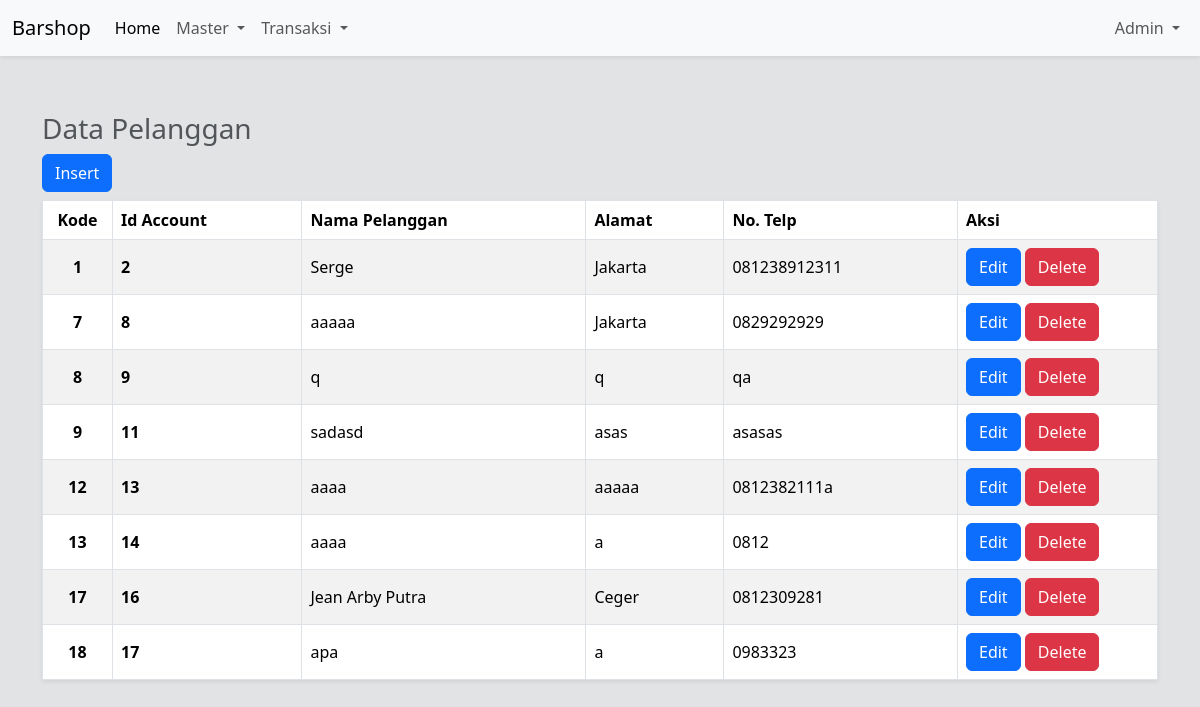
The app's page /admin/pelanggan/index.php (signed in) with its own data.
### tables this page shows
CREATE TABLE IF NOT EXISTS `pelanggan` (
  `kode` int(5) NOT NULL AUTO_INCREMENT,
  `id_account` int(5) DEFAULT NULL,
  `nama` varchar(30) NOT NULL,
  `alamat` varchar(30) NOT NULL,
  `no_telp` varchar(14) NOT NULL,
  PRIMARY KEY (`kode`) USING BTREE,
  UNIQUE KEY `id_account` (`id_account`),
  CONSTRAINT `FK_pelanggan_account` FOREIGN KEY (`id_account`) REFERENCES `user` (`id`) ON DELETE NO ACTION ON UPDATE NO ACTION
);

### app/models/Database.php (called while the page is built, shortened)
<?php
class Database
{
    public function __construct()
    {
        $this->db = mysqli_connect(self::HOST, self::USERNAME, self::PASSWORD, self::DATABASE);
    }
}

### app/controllers/PelangganController.php (called while the page is built, shortened)
<?php
class PelangganController extends Database
{
    function getAllPelanggan()
    {
        $query = "SELECT * FROM pelanggan";
        $result = mysqli_query($this->db, $query);
        return $result;
    }
}

### public/admin/pelanggan/index.php (the view, shortened to what this page needs)
<?php
$pelanggan = new PelangganController();
$user = new UserController();
$data = $pelanggan->getAllPelanggan();
?>
<!DOCTYPE html>
<html lang="en">
<head>
</head>
<body class="bg-secondary-subtle">
    <?php require_once BASE_PATH . '/template/navbar.php' ?>
    <div class="container mt-5">
        <table class="table table-striped table-bordered shadow-sm caption-top align-middle">
            <caption>
                <h3>Data Pelanggan</h3>
                <button type="button" class="btn btn-primary" data-bs-toggle="modal" data-bs-target="#staticBackdrop">
                    Insert
                </button>
            </caption>
            <thead>
                <tr>
                    <th scope="col" class="text-center">Kode</th>
                    <th scope="col">Id Account</th>
                    <th scope="col">Nama Pelanggan</th>
                    <th scope="col">Alamat</th>
                    <th scope="col">No. Telp</th>
                    <th scope="col">Aksi</th>
                </tr>
            </thead>
            <tbody>
                <?php while ($plg = mysqli_fetch_assoc($data)): ?>
                    <?php if (isset($_GET['edit']) && $_GET['edit'] == $plg['kode']): ?>
                        <tr>
                            <form action="?save=<?= $plg['kode'] ?>" method="post">
                                <th scope="row"><input type="text" class="form-control text-center" value="<?= $plg['kode'] ?>" disabled></th>
                                <th>
                                    <?php if ($plg['id_account'] == null): ?>
                                        <select name="id" id="id" class="form-select">
                                            <?php
                                            $dataUser = $user->getAllUser();
                                            while ($usr = mysqli_fetch_assoc($dataUser)): ?>
                                                <?php if ($usr['level'] == 'Pelanggan' && !(mysqli_num_rows($pelanggan->checkPelangganById($usr['id'])) > 0)): ?>
                                                    <option value="<?= $usr['id'] ?>"><?= $usr['username'] ?></option>
                                                <?php endif ?>
                                            <?php endwhile ?>
                                        <?php else: ?>
                                            <input type="text" name="id" class="form-control" value="<?= $plg['id_account'] ?>" disabled>
                                        </select>
                                    <?php endif ?>
                                </th>
                                <td><input type="text" class="form-control" name="nama" value="<?= $plg['nama'] ?>" required></td>
                                <td><input type="text" class="form-control" name="alamat" value="<?= $plg['alamat'] ?>" required></td>
                                <td><input type="tel" class="form-control" name="no_telp" value="<?= $plg['no_telp'] ?>" required></td>
                                <td>
                                    <button type="submit" class="btn btn-success">Save</button>
                                    <a href="?" class="btn btn-danger">Cancel</a>
                                </td>
                            </form>
                        </tr>
                    <?php else: ?>
                        <tr>
                            <th scope="row" class="text-center" style="width: 70px;"><?= $plg['kode'] ?></th>
                            <th scope="row"><?= $plg['id_account'] ?></th>
                            <td><?= $plg['nama'] ?></td>
                            <td><?= $plg['alamat'] ?></td>
                            <td><?= $plg['no_telp'] ?></td>
                            <td style="width: 200px;">
                                <a href="?edit=<?= $plg['kode'] ?>" class="btn btn-primary">Edit</a>
                                <a href="?delete=<?= $plg['kode'] ?>" class="btn btn-danger" onclick="return confirm('Apakah anda yakin ingin menghapusnya?')">Delete</a>
                            </td>
                        </tr>
                    <?php endif; ?>
                <?php endwhile ?>
            </tbody>
        </table>
    </div>
</body>
</html>

### records on screen
pelanggan: kode "1", id_account "2", nama "Serge", alamat "Jakarta", no_telp "081238912311"
pelanggan: kode "7", id_account "8", nama "aaaaa", alamat "Jakarta", no_telp "0829292929"
pelanggan: kode "8", id_account "9", nama "q", alamat "q", no_telp "qa"
pelanggan: kode "9", id_account "11", nama "sadasd", alamat "asas", no_telp "asasas"
pelanggan: kode "12", id_account "13", nama "aaaa", alamat "aaaaa", no_telp "0812382111a"
pelanggan: kode "13", id_account "14", nama "aaaa", alamat "a", no_telp "0812"
pelanggan: kode "17", id_account "16", nama "Jean Arby Putra", alamat "Ceger", no_telp "0812309281"
pelanggan: kode "18", id_account "17", nama "apa", alamat "a", no_telp "0983323"

### other values on screen
$_SESSION['username'] "Admin"
